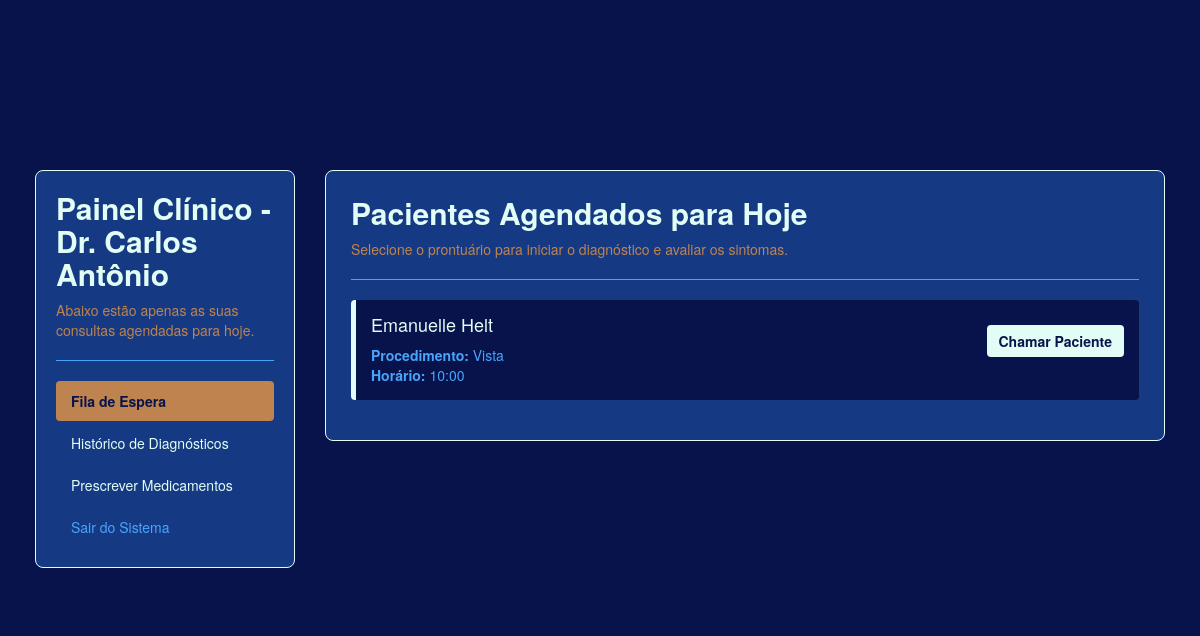
The app's page /medico (signed in) with its own data.
### tables this page shows
CREATE TABLE dentistas (
                        id INTEGER PRIMARY KEY AUTOINCREMENT,
                        nome TEXT NOT NULL,
                        cro TEXT NOT NULL,
                        usuario_login TEXT UNIQUE NOT NULL);

CREATE TABLE fila_medico (
                        id INTEGER PRIMARY KEY AUTOINCREMENT,
                        nome TEXT NOT NULL,
                        procedimento TEXT NOT NULL,
                        data TEXT NOT NULL,
                        horario TEXT NOT NULL,
                        dentista_login TEXT NOT NULL);

### app.py (the view)
@app.route('/medico')
def interface_medico():
    if 'usuario' not in session: return redirect(url_for('login'))
    dentista_logado = session['usuario']
    conn = conectar_banco()
    pacientes_espera = conn.execute('SELECT * FROM fila_medico WHERE dentista_login = ?', (dentista_logado,)).fetchall()
    info_dentista = conn.execute('SELECT nome FROM dentistas WHERE usuario_login = ?', (dentista_logado,)).fetchone()
    nome_exibicao = info_dentista['nome'] if info_dentista else dentista_logado
    conn.close()
    return render_template('interface_medico.html', pacientes=pacientes_espera, dentista=nome_exibicao)

### app.py (called while the page is built)
def conectar_banco():
    conn = sqlite3.connect(ARQUIVO_BANCO)
    conn.row_factory = sqlite3.Row
    return conn

### templates/interface_medico.html (shortened to what this page needs)
<!DOCTYPE html>
<html lang="pt-BR">
<head>
    <link rel="stylesheet" href="https://stackpath.bootstrapcdn.com/bootstrap/3.4.1/css/bootstrap.min.css">
    <link rel="stylesheet" href="{{ url_for('static', filename='css/style.css') }}">
</head>
<body>
    <div class="container dashboard-container">
        <div class="row">
            <div class="col-md-3">
                <div class="sidebar">
                    <h2 class="text-ouro" style="margin-top: 0;">Painel Clínico - {{ dentista }}</h2>
                    <p class="text-muted">Abaixo estão apenas as suas consultas agendadas para hoje.</p>
                    <hr style="border-color: #49a4fc;">
                    <ul class="nav nav-pills nav-stacked">
                        <li class="active"><a href="#" style="background-color: #be834e; color: #08134b; font-weight: bold;">Fila de Espera</a></li>
                        <li><a href="#" style="color: #e2fdf6;">Histórico de Diagnósticos</a></li>
                        <li><a href="#" style="color: #e2fdf6;">Prescrever Medicamentos</a></li>
                        <li><a href="{{ url_for('login') }}" style="color: #49a4fc;">Sair do Sistema</a></li>
                    </ul>
                </div>
            </div>
            <div class="col-md-9">
                <div class="main-panel">
                    <h2 class="text-ouro" style="margin-top: 0;">Pacientes Agendados para Hoje</h2>
                    <p class="text-muted">Selecione o prontuário para iniciar o diagnóstico e avaliar os sintomas.</p>
                    <hr style="border-color: #49a4fc;">
                    <div class="lista-pacientes">
                        {% for paciente in pacientes %}
                        <div class="card-paciente">
                            <div class="row">
                                <div class="col-sm-8">
                                    <h4 style="color: #e2fdf6; margin-top: 0;">{{ paciente.nome }}</h4>
                                    <p style="color: #49a4fc; margin-bottom: 0;">
                                        <strong>Procedimento:</strong> {{ paciente.procedimento }}<br>
                                        <strong>Horário:</strong> {{ paciente.horario }}
                                    </p>
                                </div>
                                <div class="col-sm-4 text-right" style="padding-top: 10px;">
                                    <button class="btn btn-ouro">Chamar Paciente</button>
                                </div>
                            </div>
                        </div>
                        {% endfor %}
                    </div>
                </div>
            </div>
        </div>
    </div>
</body>
</html>

### static/css/style.css (style rules this page uses)
body { padding-top: 100px; background-color: #08134b; color: #e2fdf6; }
h2 { color: #e2fdf6; font-weight: bold; }
.text-muted { color: #be834e !important; }
.dashboard-container { margin-top: 50px; padding: 20px; }
.sidebar { background-color: #153a83; border-radius: 8px; padding: 20px; border: 1px solid #e2fdf6; margin-bottom: 20px; }
.main-panel { background-color: #153a83; border-radius: 8px; padding: 25px; border: 1px solid #e2fdf6; }
.card-paciente { background-color: #08134b; border-left: 5px solid #e2fdf6; margin-bottom: 15px; padding: 15px; border-radius: 4px; }
.text-ouro { color: #e2fdf6 !important; font-weight: bold; }
.btn-ouro { background-color: #e2fdf6; color: #08134b; font-weight: bold; border: none; }

### records on screen
dentistas: nome "Dr. Carlos Antônio"
fila_medico: nome "Emanuelle Helt", procedimento "Vista", horario "10:00"
